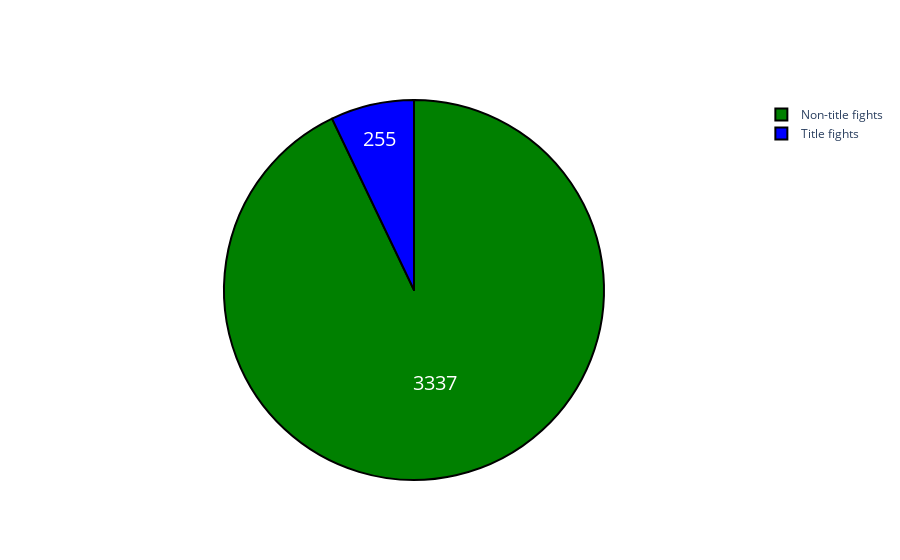

Write notebook code for a chart like this one.
### Markdown cell above
Displaying the number of title fights among all fights

### Code cell
values = data.title_fight.value_counts()
labels = ['Non-title fights','Title fights']
colors = ['green','blue']

fig = go.Figure()

fig.add_trace(go.Pie(
    values=values,
    labels=labels
))

fig.update_traces(hoverinfo='label+percent', textinfo='value', textfont_size=20,
                  marker=dict(colors=colors, line=dict(color='#000000', width=2)))

fig.show()

### Figure 1 — Plotly figure (JSON) as saved in the notebook; plotly's stock layout.template omitted (floating-point values rounded to 4 significant figures)
{"data": [{"hoverinfo": "label+percent", "labels": ["Non-title fights", "Title fights"], "marker": {"colors": ["green", "blue"], "line": {"color": "#000000", "width": 2}}, "textfont": {"size": 20}, "textinfo": "value", "type": "pie", "values": [3337, 255]}], "layout": {}}
